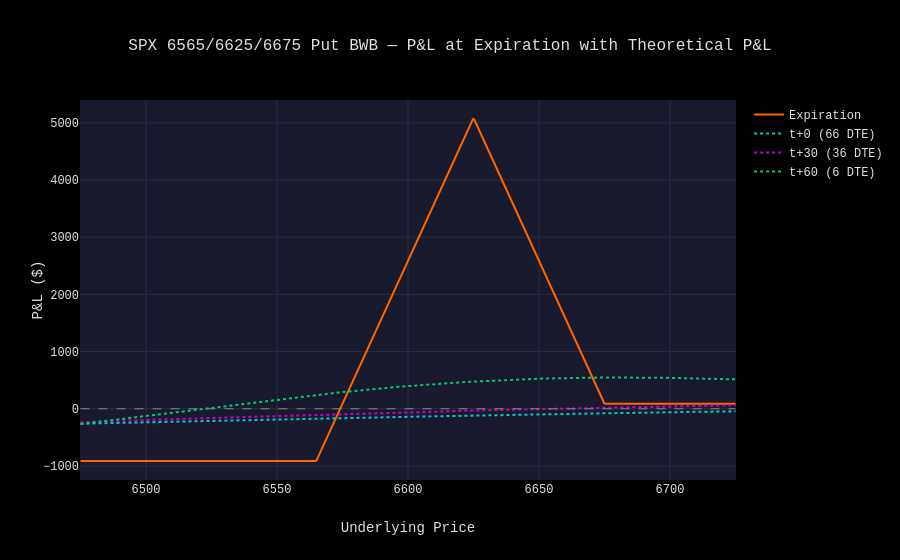

The code cell stored with this chart in its notebook:
### Markdown cell above
## 6. P&L at Expiration with Theoretical P&L

Single Y-axis overlay showing:
- **Solid orange**: Expiration P&L (the hockey-stick payoff)
- **Dotted lines**: Theoretical P&L at t+0, t+30, t+60

The dotted curves converge toward the solid expiration payoff as DTE decreases,
revealing how the position's P&L shape evolves over time.

### Code cell
from options_analyzer.visualization.payoff_charts import plot_payoff_with_theoretical_pnl

# Compute theoretical P&L at same DTE offsets
pnl_by_dte = {}
for orig_dte in dte_list:
    offset = dte - orig_dte
    label = f"t+{offset} ({orig_dte} DTE)"
    pnl_by_dte[label] = payoff_calc.theoretical_pnl(bwb, price_range, ivs, orig_dte)

fig = plot_payoff_with_theoretical_pnl(
    price_range,
    payoff,
    pnl_by_dte,
    title=f"{bwb.name} — P&L at Expiration with Theoretical P&L",
)
fig.show()

### Figure 1 — Plotly figure (JSON) as saved in the notebook; plotly's stock layout.template omitted (floating-point values rounded to 4 significant figures; data arrays with more than 128 entries replaced by an {"elided": "..."} marker saying what was removed)
{"data": [{"line": {"color": "#ff6600", "width": 2}, "mode": "lines", "name": "Expiration", "type": "scatter", "x": {"elided": "500 float values"}, "y": {"elided": "500 float values"}}, {"line": {"color": "#00cccc", "dash": "dot", "width": 2}, "mode": "lines", "name": "t+0 (66 DTE)", "type": "scatter", "x": {"elided": "500 float values"}, "y": {"elided": "500 float values"}}, {"line": {"color": "#cc00cc", "dash": "dot", "width": 2}, "mode": "lines", "name": "t+30 (36 DTE)", "type": "scatter", "x": {"elided": "500 float values"}, "y": {"elided": "500 float values"}}, {"line": {"color": "#00cc66", "dash": "dot", "width": 2}, "mode": "lines", "name": "t+60 (6 DTE)", "type": "scatter", "x": {"elided": "500 float values"}, "y": {"elided": "500 float values"}}], "layout": {"shapes": [{"line": {"color": "#888888", "dash": "dash", "width": 1}, "type": "line", "x0": 6475, "x1": 6725, "y0": 0, "y1": 0}], "title": {"text": "SPX 6565/6625/6675 Put BWB — P&L at Expiration with Theoretical P&L"}, "xaxis": {"title": {"text": "Underlying Price"}}, "yaxis": {"title": {"text": "P&L ($)"}}}}
